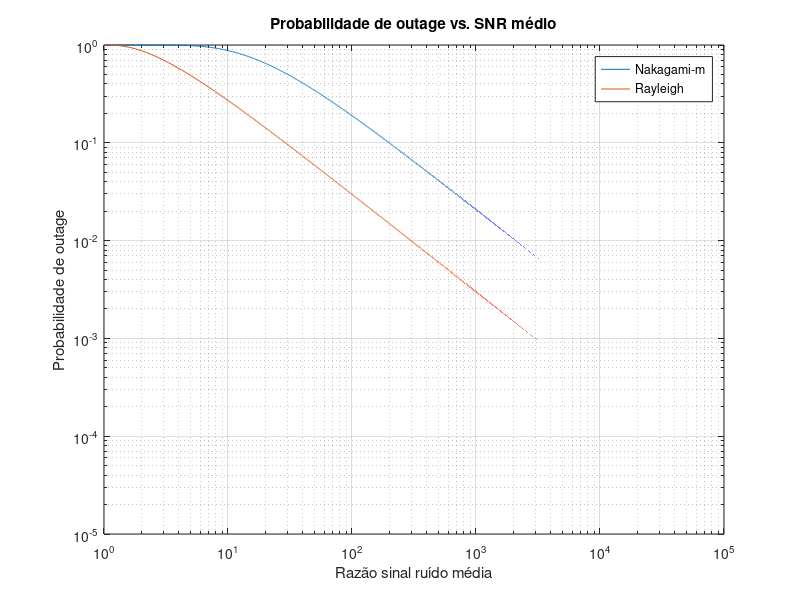

This chart was generated by the following MATLAB code:
m = 1;
r = 1;
n = 1;


di_d0 = [1/3,1/3,1/3];

% Verifica se a soma é diferente de 1
if sum(di_d0) ~= 1
    error('A soma da razão dos percursos é diferente de 1');
end

Lplus1 = length(di_d0);

gamma_bar = linspace(1, 100000, 1000000);


PFNm = zeros(Lplus1, length(gamma_bar));
PFR = zeros(Lplus1, length(gamma_bar));


for i = 1:Lplus1
    gamma_bar_i = gamma_bar * di_d0(i)^n;
    
    % Outage com Nakagami-m
    PFNm(i,:) = gammainc(m*(2^(Lplus1*r) - 1) ./ gamma_bar, m);

    % Outage com Rayleigh
    PFR(i,:) = (2^r - 1) ./ gamma_bar;
end

P_F_Nm = 1 - prod(1 - PFNm);
P_F_R = 1 - prod(1 - PFR);

figure;
loglog(gamma_bar, P_F_Nm);hold on;
loglog(gamma_bar, P_F_R);

grid on;

xlabel('Razão sinal ruído média');
ylabel('Probabilidade de outage');
title('Probabilidade de outage vs. SNR médio');
legend('Nakagami-m', 'Rayleigh');